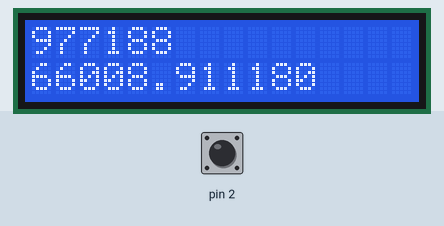
Simulated run of this sketch. Board: Arduino Uno, built with avr-gcc and run on an emulated ATmega328P. Parts: 16×2 character LCD. The inputs (shaded band) are chosen by the test bench; at power-on: pin 2 HIGH.

Above: at 1.2 s.
1.3 s: pin 2 pulled LOW for 3.2 s
At 2.7 s:
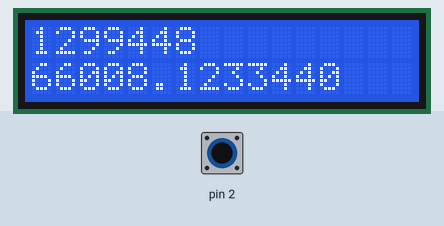
5.1 s: pin 2 pulled LOW for 0.15 s
At 5.26 s:
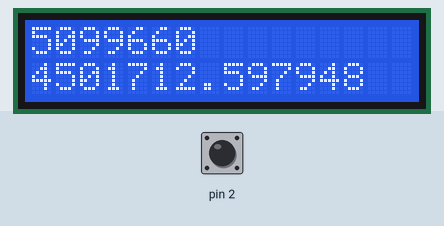
5.8 s: pin 2 pulled LOW for 1 s
At 6.6 s:
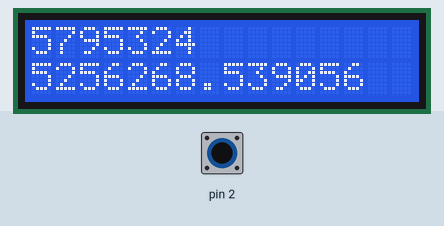
7.4 s: pin 2 pulled LOW for 0.15 s
At 7.56 s:
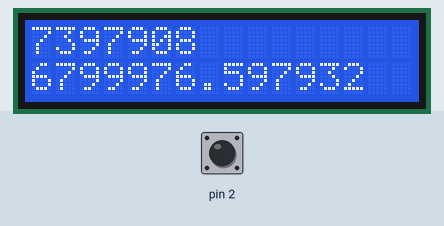
Timing chart, 0 to 9.1 s (numbered marks = the images above; inputs shaded):
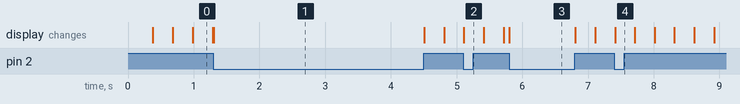

The sketch:

nerf_speed.ino
```cpp
#include <LiquidCrystal.h>

LiquidCrystal lcd(5, 6, 9, 10, 11 , 12);

void setup() {
  pinMode(2, INPUT_PULLUP);
  lcd.begin(16, 2);
  lcd.setCursor(0, 0);
  mensajeLCD("MEDIDOR NERF 1.0", 0);

}

unsigned long tiempoConOscuridad_Inicio = 0;
bool contandoOscuridad = false;
unsigned long tiempoConOscuridad = 0;
unsigned long now = 0;

void loop() {
  //mensajeLCD(String(micros()));
  //return;

  if (!hayLuz()) {
    if (!contandoOscuridad) {
      contandoOscuridad = true;
      tiempoConOscuridad_Inicio = micros();
    }

    now = micros();
    tiempoConOscuridad = (now - tiempoConOscuridad_Inicio);

  } else {
    contandoOscuridad = false;
  }

  mensajeLCD("" + String(now),0);
  mensajeLCD("" + String(tiempoConOscuridad_Inicio) + "." + String(tiempoConOscuridad),1);

  //generarMensaje(tiempoConOscuridad);

}


void generarMensaje(int tiempoConOscuridad) {
  String mensaje = "O:" + String(tiempoConOscuridad) + "us." ;
  mensajeLCD(mensaje,0);
}

bool hayLuz() {
  if (digitalRead(2) == LOW) return true;
  else return false;
}

void mensajeLCD(String mensaje, int row) {
  lcd.setCursor(0, row);
  lcd.print(mensaje + "          ");
}

void mensajeLCD(String mensaje) {
  mensajeLCD(mensaje, 1);
}
```
